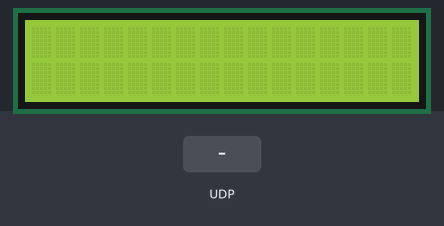
Recording of a program running on a simulated Raspberry Pi (BCM pin numbers). Shown: 16×2 character LCD. The inputs (shaded band) are chosen by the test bench. What the program prints to the terminal is not drawn.

Above: at 1.2 s.
1.3 s: UDP packet "on" arrives
At 1.6 s:
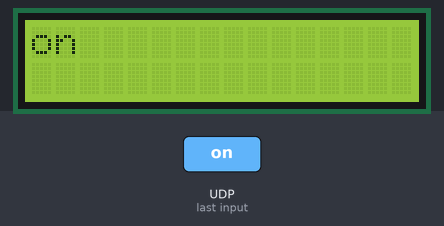
2.8 s: UDP packet "off" arrives
At 4.0 s:
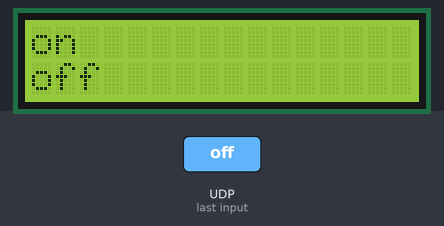
4.3 s: UDP packet "1" arrives
At 5.1 s:
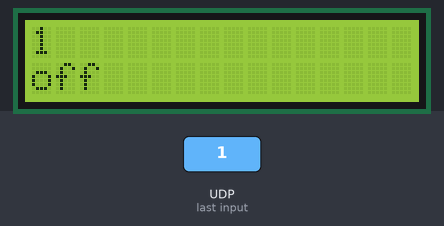
5.8 s: UDP packet "0" arrives
At 5.81 s:
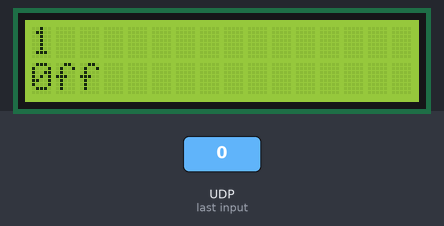
7.3 s: UDP packet "off" arrives
At 8.5 s:
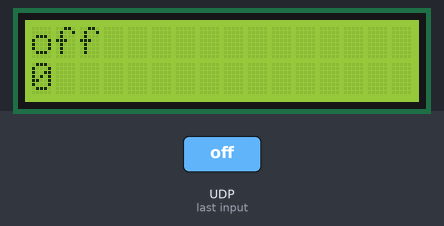
8.8 s: UDP packet "on" arrives
At 9.7 s:
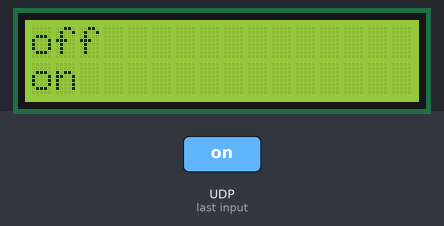
Timing chart, 0 to 11.3 s (numbered marks = the images above; inputs shaded):
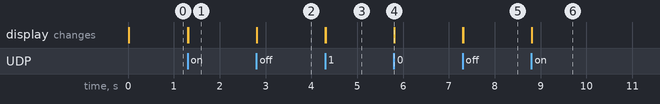

Measured:
- after the input at 1.3 s, the display: first changes at once (image 1 shows a later state)
- after the input at 2.8 s, the display: first changes at once (image 2 shows a later state)
- after the input at 4.3 s, the display: first changes at once (image 3 shows a later state)
- after the input at 5.8 s, the display: changes at once (image 4)
- after the input at 7.3 s, the display: first changes at once (image 5 shows a later state)
- after the input at 8.8 s, the display: first changes at once (image 6 shows a later state)

The program:

lcd.py
```python
# The wiring for the LCD is as follows:
# 1 : GND
# 2 : 5V
# 3 : Contrast (0-5V)*
# 4 : RS (Register Select)
# 5 : R/W (Read Write)       - GROUND THIS PIN
# 6 : Enable or Strobe
# 7 : Data Bit 0             - NOT USED
# 8 : Data Bit 1             - NOT USED
# 9 : Data Bit 2             - NOT USED
# 10: Data Bit 3             - NOT USED
# 11: Data Bit 4
# 12: Data Bit 5
# 13: Data Bit 6
# 14: Data Bit 7
# 15: LCD Backlight +5V**
# 16: LCD Backlight GND

#import
import RPi.GPIO as GPIO
import time

#socket

import socket
UDP_IP_ADDRESS = ""
UDP_PORT_NO = 5006
serverSock = socket.socket(socket.AF_INET, socket.SOCK_DGRAM)
serverSock.bind((UDP_IP_ADDRESS,UDP_PORT_NO))
# Define GPIO to LCD mapping
LCD_RS = 7
LCD_E  = 8
LCD_D4 = 25
LCD_D5 = 24
LCD_D6 = 23
LCD_D7 = 18

# Define some device constants
LCD_WIDTH = 16    # Maximum characters per line
LCD_CHR = True
LCD_CMD = False

LCD_LINE_1 = 0x80 # LCD RAM address for the 1st line
LCD_LINE_2 = 0xC0 # LCD RAM address for the 2nd line

# Timing constants
E_PULSE = 0.0005
E_DELAY = 0.0005

def main():
  # Main program block
  GPIO.setwarnings(False)
  GPIO.setmode(GPIO.BCM)       # Use BCM GPIO numbers
  GPIO.setup(LCD_E, GPIO.OUT)  # E
  GPIO.setup(LCD_RS, GPIO.OUT) # RS
  GPIO.setup(LCD_D4, GPIO.OUT) # DB4
  GPIO.setup(LCD_D5, GPIO.OUT) # DB5
  GPIO.setup(LCD_D6, GPIO.OUT) # DB6
  GPIO.setup(LCD_D7, GPIO.OUT) # DB7

  # Initialise display
  lcd_init()

  while True:
    data1, addr = serverSock.recvfrom(1024)
    print ("Line 1: ", data1.decode('utf-8'))
    # Send some test
    lcd_string(data1.decode('utf-8'),LCD_LINE_1)


    data2, addr = serverSock.recvfrom(1024)
    print ("Line 2: ", data2.decode('utf-8'))


    lcd_string(data2.decode('utf-8'),LCD_LINE_2)


    time.sleep(0.8) # 3 second delay


def lcd_init():
  # Initialise display
  lcd_byte(0x33,LCD_CMD) # 110011 Initialise
  lcd_byte(0x32,LCD_CMD) # 110010 Initialise
  lcd_byte(0x06,LCD_CMD) # 000110 Cursor move direction
  lcd_byte(0x0C,LCD_CMD) # 001100 Display On,Cursor Off, Blink Off
  lcd_byte(0x28,LCD_CMD) # 101000 Data length, number of lines, font size
  lcd_byte(0x01,LCD_CMD) # 000001 Clear display
  time.sleep(E_DELAY)

def lcd_byte(bits, mode):
  # Send byte to data pins
  # bits = data
  # mode = True  for character
  #        False for command

  GPIO.output(LCD_RS, mode) # RS

  # High bits
  GPIO.output(LCD_D4, False)
  GPIO.output(LCD_D5, False)
  GPIO.output(LCD_D6, False)
  GPIO.output(LCD_D7, False)
  if bits&0x10==0x10:
    GPIO.output(LCD_D4, True)
  if bits&0x20==0x20:
    GPIO.output(LCD_D5, True)
  if bits&0x40==0x40:
    GPIO.output(LCD_D6, True)
  if bits&0x80==0x80:
    GPIO.output(LCD_D7, True)

  # Toggle 'Enable' pin
  lcd_toggle_enable()

  # Low bits
  GPIO.output(LCD_D4, False)
  GPIO.output(LCD_D5, False)
  GPIO.output(LCD_D6, False)
  GPIO.output(LCD_D7, False)
  if bits&0x01==0x01:
    GPIO.output(LCD_D4, True)
  if bits&0x02==0x02:
    GPIO.output(LCD_D5, True)
  if bits&0x04==0x04:
    GPIO.output(LCD_D6, True)
  if bits&0x08==0x08:
    GPIO.output(LCD_D7, True)

  # Toggle 'Enable' pin
  lcd_toggle_enable()

def lcd_toggle_enable():
  # Toggle enable
  time.sleep(E_DELAY)
  GPIO.output(LCD_E, True)
  time.sleep(E_PULSE)
  GPIO.output(LCD_E, False)
  time.sleep(E_DELAY)

def lcd_string(message,line):
  # Send string to display

  message = message.ljust(LCD_WIDTH," ")

  lcd_byte(line, LCD_CMD)

  for i in range(LCD_WIDTH):
    lcd_byte(ord(message[i]),LCD_CHR)

if __name__ == '__main__':

  try:
    main()
  except KeyboardInterrupt:
    pass
  finally:
    lcd_byte(0x01, LCD_CMD)
    lcd_string("Goodbye!",LCD_LINE_1)
    GPIO.cleanup()
```
